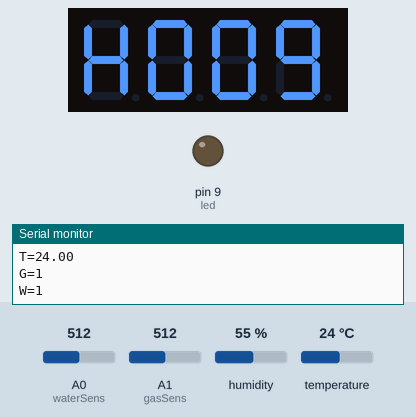
Simulated run of this sketch. Board: Arduino Uno, built with avr-gcc and run on an emulated ATmega328P. On the bench: 4-digit seven-segment display, output pins drawn as LEDs (lit = HIGH), the last lines printed to the serial monitor. The test bench sets the inputs (shaded band); at power-on: A1 (gasSens) = 512, A0 (waterSens) = 512, humidity 55 %, temperature 24 °C.

Above: at 9.2 s.
9.3 s: A1 (gasSens) set to 490
At 20.5 s:
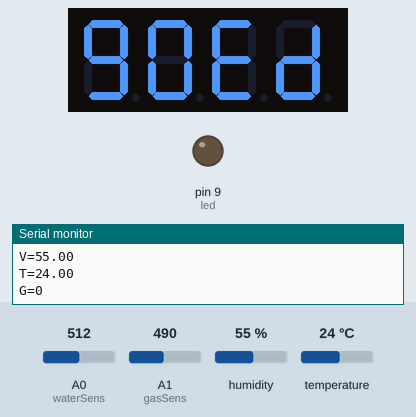
23.3 s: A1 (gasSens) set to 519
Timing chart, 0 to 26.3 s (numbered marks = the images above; inputs shaded):
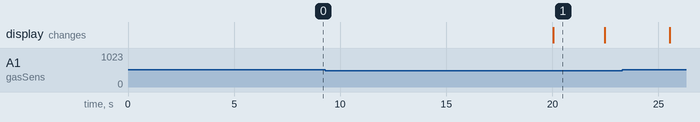

The sketch:

sketch_apr07a.ino
```cpp
const int waterSens = A0;
const int led = 9;
const int gasSens = A1;
int sensorVal;

#include <Wire.h>
#include <AM2320.h>
#include <TM1637Display.h>
AM2320 th;

#define CLK 10
#define DIO 11

const uint8_t HOOG[] = {
  SEG_F | SEG_B | SEG_G | SEG_E | SEG_C,
  SEG_A | SEG_B | SEG_F | SEG_C | SEG_D | SEG_E,
  SEG_A | SEG_B | SEG_F | SEG_C | SEG_D | SEG_E,
  SEG_A | SEG_F | SEG_B | SEG_G | SEG_C | SEG_D
  }; //Tekst op display HOOG

const uint8_t GOED[] = {
  SEG_A | SEG_F | SEG_B | SEG_G | SEG_C | SEG_D,
  SEG_A | SEG_B | SEG_F | SEG_C | SEG_D | SEG_E,
  SEG_A | SEG_D | SEG_E | SEG_F | SEG_G,
  SEG_D | SEG_E | SEG_C | SEG_G | SEG_B
  }; //Tekst op display GOED


TM1637Display display(CLK, DIO);

void setup() {
 Serial.begin(9600);//begint serial monitor
 pinMode(led, OUTPUT);
}

void loop() {
  int sensorVal = analogRead(waterSens);
  int gasVal = analogRead(gasSens);
  display.setBrightness(0x0f);
  Serial.print("W=");
  if (sensorVal > 0) {
    Serial.println("1");
    display.setSegments(HOOG);
    delay(3000);
    } else {
      Serial.println("0");
      display.setSegments(GOED);
      }
  // Leest de waterssensor en als deze water detect geeft deze HOOG op display

  switch(th.Read()) {
    case 2:
      Serial.println("CRC failed");
      break;
    case 1:
      Serial.println("Sensor offline");
      break;
    case 0:
      Serial.print("V=");
      Serial.println(th.h);
      Serial.print("T=");
      Serial.println(th.t);
      break;
  } // Leest temperatuur van de kamer

  Serial.print("G=");
  if (gasVal > 500) {
    Serial.println("1");
    display.setSegments(HOOG);
    delay(3000);
    } else {
      Serial.println("0");
      display.setSegments(GOED);
      }
  // Leest de gassensor en als deze gas detect over een bepaald level geeft deze HOOG op display

  delay(2400);
}
```

Measured:
- after the input at 9.3 s, the display: changes after 10.8 s (image 1)
- what the display in image 1 shows lasts 2.4 s, from 20.1 s to 22.5 s
